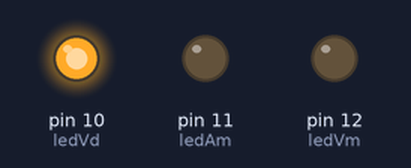
This sketch was run on a simulated Arduino Uno, built with avr-gcc and run on an emulated ATmega328P. On the bench: output pins drawn as LEDs (lit = HIGH).

Above: at 0.5 s.
At 1.5 s:
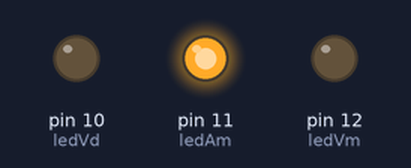
At 5.5 s:
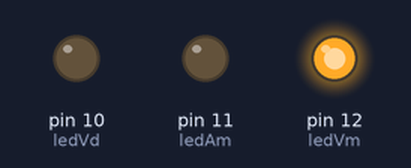
Timing chart, 0 to 6.9 s (numbered marks = the images above):
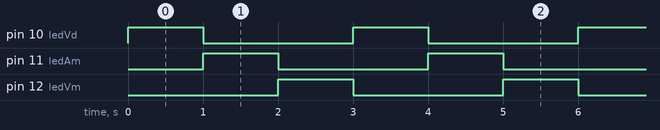

Measured:
- by itself, pin 10 (ledVd), pin 11 (ledAm), pin 12 (ledVm): alternates HIGH for 1.0 s and LOW for 2.0 s
- by itself, everything shown: repeats every 3.0 s, in 3 steps

The sketch:

Semaforo-Simples.ino
```cpp
int ledVd = 10;
int ledAm = 11;
int ledVm = 12;
void setup() {
  pinMode(ledVd, OUTPUT);
  pinMode(ledAm, OUTPUT);
  pinMode(ledVm, OUTPUT);
}

void loop() {
  digitalWrite(ledVd, HIGH);
  digitalWrite(ledVm, LOW);
  delay(1000);

  digitalWrite(ledVd, LOW);
  digitalWrite(ledAm, HIGH);
  delay(1000);

  digitalWrite(ledAm, LOW);
  digitalWrite(ledVm, HIGH);
  delay(1000);
}
```
